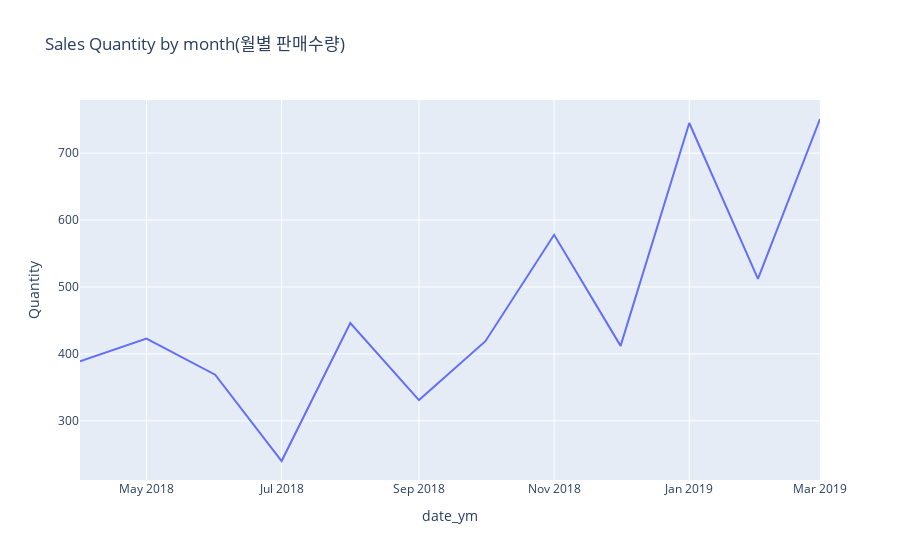

The code cell stored with this chart in its notebook:
### Markdown cell above
### 3-1-1. **월별 판매수량 line graph 시각화**

### Code cell
fig1 = px.line(quantity_month,
              x='date_ym',
              y='Quantity',
              title='Sales Quantity by month(월별 판매수량)')
fig1.show()

### Figure 1 — Plotly figure (JSON) as saved in the notebook; plotly's stock layout.template omitted (floating-point values rounded to 4 significant figures)
{"data": [{"hovertemplate": "date_ym=%{x}<br>Quantity=%{y}<extra></extra>", "legendgroup": "", "line": {"color": "#636efa", "dash": "solid"}, "marker": {"symbol": "circle"}, "mode": "lines", "name": "", "orientation": "v", "showlegend": false, "type": "scatter", "x": ["2018-04", "2018-05", "2018-06", "2018-07", "2018-08", "2018-09", "2018-10", "2018-11", "2018-12", "2019-01", "2019-02", "2019-03"], "xaxis": "x", "y": [389, 423, 369, 240, 446, 331, 419, 578, 412, 745, 512, 751], "yaxis": "y"}], "layout": {"legend": {"tracegroupgap": 0}, "title": {"text": "Sales Quantity by month(월별 판매수량)"}, "xaxis": {"anchor": "y", "domain": [0, 1], "title": {"text": "date_ym"}}, "yaxis": {"anchor": "x", "domain": [0, 1], "title": {"text": "Quantity"}}}}
